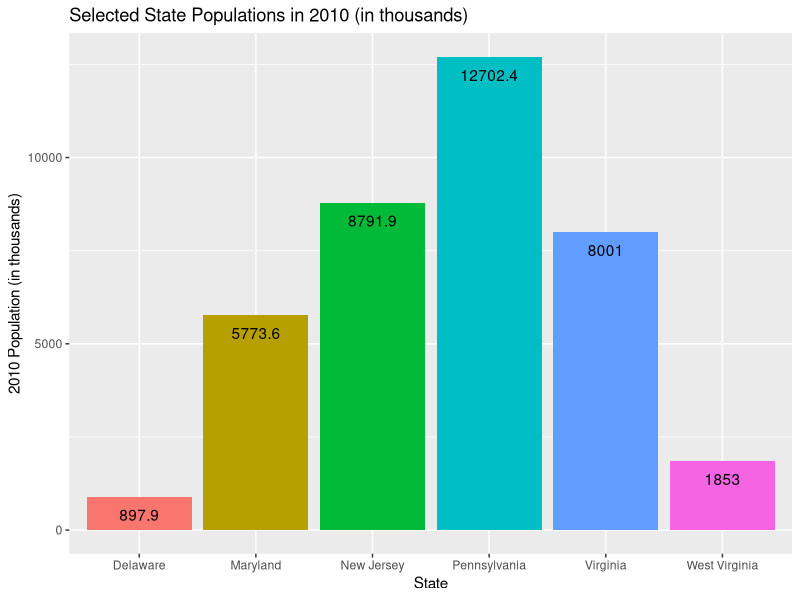

Source code (R):
# This script creates a bar graph using (a subset of) 'census_data.csv'.

# A description of 'census_data.csv' can be found in 'census_data_scrape_and_process.R'.
# To avoid an overwhelming plot, I will be using a subset of 'census_data.csv' consisting of
# observations for 6 states (Delaware, Maryland, New Jersey, Pennsylvania, Virginia, 
# and West Virginia) in 2010.

# Load packages.
library(data.table)
library(ggplot2)

# Load data.
census_data = data.table(read.csv('census_data.csv', header = T, stringsAsFactors = F, check.names = F))

# SUBSET/PROCESS DATA.

  # Specify states of interest.
  states = c('Delaware', 'Maryland', 'New Jersey', 'Pennsylvania', 
             'Virginia', 'West Virginia')
  
  # Create data subset (specified above).
  census_subset = census_data[Name %in% states, .(Name, `2010`)]
  
  # Divided population values by 1000 for easier graph viewing.
  census_subset$`2010` = census_subset$`2010` / 1000
  
# PLOT DATA.
  
  # Plot data.
  ggplot(data = census_subset, aes(x = Name, y = `2010`, fill = Name)) + 
    geom_bar(stat = 'identity') + 
    theme(legend.position = 'none') + 
    geom_text(aes(label = round(`2010`, 1)), 
              vjust = 2) +
    ggtitle('Selected State Populations in 2010 (in thousands)') + 
    xlab('State') + 
    ylab('2010 Population (in thousands)')
